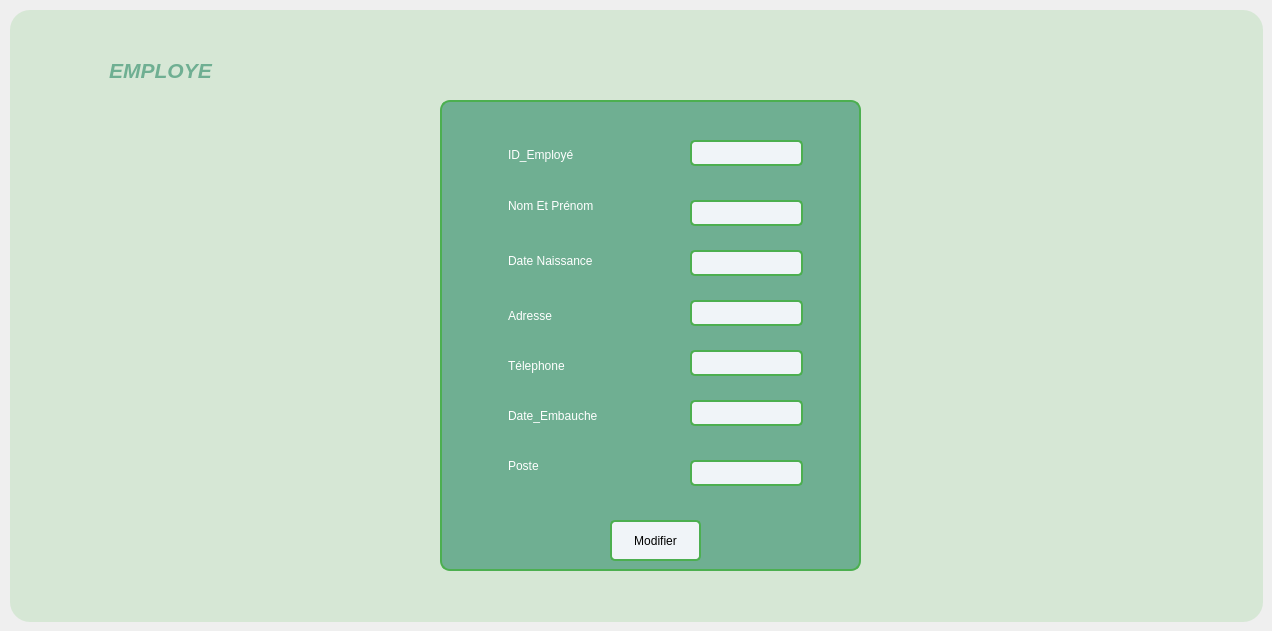
      <widget class="QWidget" name="tab_17">
       <attribute name="title">
        <string>modifier</string>
       </attribute>
       <widget class="QFrame" name="frame_10">
        <property name="geometry">
         <rect>
          <x>430</x>
          <y>110</y>
          <width>421</width>
          <height>471</height>
         </rect>
        </property>
        <property name="styleSheet">
         <string notr="true">*{
    background-color: #f0f4f8;  /* Couleur de fond gris clair */
    font-family: Arial, sans-serif;  /* Police moderne et lisible */
}

/* Style pour les QFrame avec couleur vert pistache */
QFrame {
 background-color: #6FAF92;   /* Fond vert pistache */
    border: 2px solid #4CAF50;   /* Bordure vert émeraude */
    border-radius: 10px;         /* Coins arrondis */
    padding: 15px;        
}
QLabel {
    border: none;
}
</string>
        </property>
        <property name="frameShape">
         <enum>QFrame::StyledPanel</enum>
        </property>
        <property name="frameShadow">
         <enum>QFrame::Raised</enum>
        </property>
        <widget class="QLineEdit" name="lineEdit_64">
         <property name="geometry">
          <rect>
           <x>250</x>
           <y>40</y>
           <width>113</width>
           <height>26</height>
          </rect>
         </property>
         <property name="styleSheet">
          <string notr="true">* {
    background-color: #FFFFF;   /* Fond vert pistache */
    border:  2px solid #4CAF50;   /* Bordure bleu clair */
    border-radius: 5px;         /* Coins arrondis */
    padding: 15px;               /* Espacement interne */
}</string>
         </property>
        </widget>
        <widget class="QLineEdit" name="lineEdit_65">
         <property name="geometry">
          <rect>
           <x>250</x>
           <y>100</y>
           <width>113</width>
           <height>26</height>
          </rect>
         </property>
         <property name="styleSheet">
          <string notr="true">* {
    background-color: #FFFFF;   /* Fond vert pistache */
    border: 2px solid #4CAF50;   /* Bordure bleu clair */
    border-radius: 5px;         /* Coins arrondis */
    padding: 15px;               /* Espacement interne */
}</string>
         </property>
        </widget>
        <widget class="QLineEdit" name="lineEdit_66">
         <property name="geometry">
          <rect>
           <x>250</x>
           <y>200</y>
           <width>113</width>
           <height>26</height>
          </rect>
         </property>
         <property name="styleSheet">
          <string notr="true">* {
    background-color: #FFFFF;   /* Fond vert pistache */
    border: 2px solid #4CAF50;   /* Bordure bleu clair */
    border-radius: 5px;         /* Coins arrondis */
    padding: 15px;               /* Espacement interne */
}</string>
         </property>
        </widget>
        <widget class="QLineEdit" name="lineEdit_67">
         <property name="geometry">
          <rect>
           <x>250</x>
           <y>250</y>
           <width>113</width>
           <height>26</height>
          </rect>
         </property>
         <property name="styleSheet">
          <string notr="true">* {
    background-color: #FFFFF;   /* Fond vert pistache */
    border:  2px solid #4CAF50;   /* Bordure bleu clair */
    border-radius: 5px;         /* Coins arrondis */
    padding: 15px;               /* Espacement interne */
}</string>
         </property>
        </widget>
        <widget class="QLineEdit" name="lineEdit_68">
         <property name="geometry">
          <rect>
           <x>250</x>
           <y>150</y>
           <width>113</width>
           <height>26</height>
          </rect>
         </property>
         <property name="styleSheet">
          <string notr="true">* {
    background-color: #FFFFF;   /* Fond vert pistache */
    border:  2px solid #4CAF50;   /* Bordure bleu clair */
    border-radius: 5px;         /* Coins arrondis */
    padding: 15px;               /* Espacement interne */
}</string>
         </property>
        </widget>
        <widget class="QLineEdit" name="lineEdit_69">
         <property name="geometry">
          <rect>
           <x>250</x>
           <y>300</y>
           <width>113</width>
           <height>26</height>
          </rect>
         </property>
         <property name="styleSheet">
          <string notr="true">* {
    background-color: #FFFFF;   /* Fond vert pistache */
    border:  2px solid #4CAF50;   /* Bordure bleu clair */
    border-radius: 5px;         /* Coins arrondis */
    padding: 15px;               /* Espacement interne */
}</string>
         </property>
        </widget>
        <widget class="QLineEdit" name="lineEdit_70">
         <property name="geometry">
          <rect>
           <x>250</x>
           <y>360</y>
           <width>113</width>
           <height>26</height>
          </rect>
         </property>
         <property name="styleSheet">
          <string notr="true">* {
    background-color: #FFFFF;   /* Fond vert pistache */
    border: 2px solid #4CAF50;   /* Bordure bleu clair */
    border-radius: 5px;         /* Coins arrondis */
    padding: 15px;               /* Espacement interne */
}</string>
         </property>
        </widget>
        <widget class="QLabel" name="label_82">
         <property name="geometry">
          <rect>
           <x>60</x>
           <y>29</y>
           <width>91</width>
           <height>41</height>
          </rect>
         </property>
         <property name="styleSheet">
          <string notr="true">* {
    color: white;
}
</string>
         </property>
         <property name="text">
          <string>Nom</string>
         </property>
        </widget>
        <widget class="QLabel" name="label_83">
         <property name="geometry">
          <rect>
           <x>60</x>
           <y>80</y>
           <width>101</width>
           <height>51</height>
          </rect>
         </property>
         <property name="styleSheet">
          <string notr="true">* {
    color: white;
}
</string>
         </property>
         <property name="text">
          <string>Vignette</string>
         </property>
        </widget>
        <widget class="QLabel" name="label_84">
         <property name="geometry">
          <rect>
           <x>60</x>
           <y>130</y>
           <width>131</width>
           <height>61</height>
          </rect>
         </property>
         <property name="styleSheet">
          <string notr="true">* {
    color: white;
}
</string>
         </property>
         <property name="text">
          <string>Famille</string>
         </property>
        </widget>
        <widget class="QLabel" name="label_85">
         <property name="geometry">
          <rect>
           <x>60</x>
           <y>190</y>
           <width>141</width>
           <height>51</height>
          </rect>
         </property>
         <property name="styleSheet">
          <string notr="true">* {
    color: white;
}
</string>
         </property>
         <property name="text">
          <string>Date_fabrication</string>
         </property>
        </widget>
        <widget class="QLabel" name="label_86">
         <property name="geometry">
          <rect>
           <x>60</x>
           <y>240</y>
           <width>191</width>
           <height>51</height>
          </rect>
         </property>
         <property name="styleSheet">
          <string notr="true">* {
    color: white;
}
</string>
         </property>
         <property name="text">
          <string>Date_expiration</string>
         </property>
        </widget>
        <widget class="QLabel" name="label_87">
         <property name="geometry">
          <rect>
           <x>60</x>
           <y>290</y>
           <width>121</width>
           <height>51</height>
          </rect>
         </property>
         <property name="styleSheet">
          <string notr="true">* {
    color: white;
}
</string>
         </property>
         <property name="text">
          <string>Dosage</string>
         </property>
        </widget>
        <widget class="QLabel" name="label_88">
         <property name="geometry">
          <rect>
           <x>60</x>
           <y>350</y>
           <width>131</width>
           <height>51</height>
          </rect>
         </property>
         <property name="styleSheet">
          <string notr="true">* {
    color: white;
}
</string>
         </property>
         <property name="text">
          <string>Seuil_Min</string>
         </property>
        </widget>
        <widget class="QPushButton" name="pushButton_18">
         <property name="geometry">
          <rect>
           <x>170</x>
           <y>420</y>
           <width>81</width>
           <height>41</height>
          </rect>
         </property>
         <property name="styleSheet">
          <string notr="true">* {
	font: 700 7pt &quot;Segoe UI&quot;;
    background-color: #FFFFF;   /* Fond vert pistache */
    border: 2px solid #4CAF50;   /* Bordure bleu clair */
    border-radius: 5px;         /* Coins arrondis */
    padding: 10px;               /* Espacement interne */

}
*:hover {
    background-color: #81C784;  /* Lighter green on hover */
}</string>
         </property>
         <property name="text">
          <string>Ajouter</string>
         </property>
        </widget>
        <widget class="QPushButton" name="pb_select_26">
         <property name="geometry">
          <rect>
           <x>10</x>
           <y>10</y>
           <width>31</width>
           <height>31</height>
          </rect>
         </property>
         <property name="styleSheet">
          <string notr="true">*{
    background-color: #6FAF92;  /* Medium green button */
    border: 1px solid #388E3C;  /* Darker green border */
    border-radius: 5px;
    color: #FFFFFF;             /* White text for contrast */
    padding: 5px;
}

*:hover {
    background-color: #81C784;  /* Lighter green on hover */
}</string>
         </property>
         <property name="text">
          <string/>
         </property>
         <property name="icon">
          <iconset>
           <normaloff>../../../Downloads/en-arriere.png</normaloff>../../../Downloads/en-arriere.png</iconset>
         </property>
         <property name="iconSize">
          <size>
           <width>22</width>
           <height>30</height>
          </size>
         </property>
        </widget>
        <widget class="QPushButton" name="pb_select_27">
         <property name="geometry">
          <rect>
           <x>380</x>
           <y>10</y>
           <width>31</width>
           <height>31</height>
          </rect>
         </property>
         <property name="styleSheet">
          <string notr="true">*{
    background-color: #6FAF92;  /* Medium green button */
    border: 1px solid #388E3C;  /* Darker green border */
    border-radius: 5px;
    color: #FFFFFF;             /* White text for contrast */
    padding: 5px;
}

*:hover {
    background-color: #81C784;  /* Lighter green on hover */
}</string>
         </property>
         <property name="text">
          <string/>
         </property>
         <property name="icon">
          <iconset>
           <normaloff>../../../Downloads/x.png</normaloff>../../../Downloads/x.png</iconset>
         </property>
         <property name="iconSize">
          <size>
           <width>16</width>
           <height>30</height>
          </size>
         </property>
        </widget>
       </widget>
       <widget class="QGroupBox" name="groupBox_17">
        <property name="geometry">
         <rect>
          <x>10</x>
          <y>10</y>
          <width>1253</width>
          <height>612</height>
         </rect>
        </property>
        <property name="styleSheet">
         <string notr="true">background-color:#D6E7D5;

border-radius : 20px;</string>
        </property>
        <property name="title">
         <string/>
        </property>
        <widget class="QLabel" name="label_100">
         <property name="geometry">
          <rect>
           <x>50</x>
           <y>30</y>
           <width>201</width>
           <height>61</height>
          </rect>
         </property>
         <property name="styleSheet">
          <string notr="true">*{
    color: #6FAF92;
    font-size: 16px; /* Taille du texte (ajustable) */
    font-weight: normal; /* Style du texte */
}</string>
         </property>
         <property name="text">
          <string>&lt;html&gt;&lt;head/&gt;&lt;body&gt;&lt;p align=&quot;center&quot;&gt;&lt;span style=&quot; font-size:16pt; font-weight:700; font-style:italic;&quot;&gt;EMPLOYE&lt;/span&gt;&lt;/p&gt;&lt;/body&gt;&lt;/html&gt;</string>
         </property>
        </widget>
        <widget class="QFrame" name="frame_13">
         <property name="geometry">
          <rect>
           <x>430</x>
           <y>90</y>
           <width>421</width>
           <height>471</height>
          </rect>
         </property>
         <property name="styleSheet">
          <string notr="true">*{
    background-color: #f0f4f8;  /* Couleur de fond gris clair */
    font-family: Arial, sans-serif;  /* Police moderne et lisible */
}

/* Style pour les QFrame avec couleur vert pistache */
QFrame {
 background-color: #6FAF92;   /* Fond vert pistache */
    border: 2px solid #4CAF50;   /* Bordure vert émeraude */
    border-radius: 10px;         /* Coins arrondis */
    padding: 15px;        
}
QLabel {
    border: none;
}
</string>
         </property>
         <property name="frameShape">
          <enum>QFrame::StyledPanel</enum>
         </property>
         <property name="frameShadow">
          <enum>QFrame::Raised</enum>
         </property>
         <widget class="QLineEdit" name="lineEdit_84">
          <property name="geometry">
           <rect>
            <x>250</x>
            <y>40</y>
            <width>113</width>
            <height>26</height>
           </rect>
          </property>
          <property name="styleSheet">
           <string notr="true">* {
    background-color: #FFFFF;   /* Fond vert pistache */
    border:  2px solid #4CAF50;   /* Bordure bleu clair */
    border-radius: 5px;         /* Coins arrondis */
    padding: 15px;               /* Espacement interne */
}</string>
          </property>
         </widget>
         <widget class="QLineEdit" name="lineEdit_85">
          <property name="geometry">
           <rect>
            <x>250</x>
            <y>100</y>
            <width>113</width>
            <height>26</height>
           </rect>
          </property>
          <property name="styleSheet">
           <string notr="true">* {
    background-color: #FFFFF;   /* Fond vert pistache */
    border: 2px solid #4CAF50;   /* Bordure bleu clair */
    border-radius: 5px;         /* Coins arrondis */
    padding: 15px;               /* Espacement interne */
}</string>
          </property>
         </widget>
         <widget class="QLineEdit" name="lineEdit_86">
          <property name="geometry">
           <rect>
            <x>250</x>
            <y>200</y>
            <width>113</width>
            <height>26</height>
           </rect>
          </property>
          <property name="styleSheet">
           <string notr="true">* {
    background-color: #FFFFF;   /* Fond vert pistache */
    border: 2px solid #4CAF50;   /* Bordure bleu clair */
    border-radius: 5px;         /* Coins arrondis */
    padding: 15px;               /* Espacement interne */
}</string>
          </property>
         </widget>
         <widget class="QLineEdit" name="lineEdit_87">
          <property name="geometry">
           <rect>
            <x>250</x>
            <y>250</y>
            <width>113</width>
            <height>26</height>
           </rect>
          </property>
          <property name="styleSheet">
           <string notr="true">* {
    background-color: #FFFFF;   /* Fond vert pistache */
    border:  2px solid #4CAF50;   /* Bordure bleu clair */
    border-radius: 5px;         /* Coins arrondis */
    padding: 15px;               /* Espacement interne */
}</string>
          </property>
         </widget>
         <widget class="QLineEdit" name="lineEdit_88">
          <property name="geometry">
           <rect>
            <x>250</x>
            <y>150</y>
            <width>113</width>
            <height>26</height>
           </rect>
          </property>
          <property name="styleSheet">
           <string notr="true">* {
    background-color: #FFFFF;   /* Fond vert pistache */
    border:  2px solid #4CAF50;   /* Bordure bleu clair */
    border-radius: 5px;         /* Coins arrondis */
    padding: 15px;               /* Espacement interne */
}</string>
          </property>
         </widget>
         <widget class="QLineEdit" name="lineEdit_89">
          <property name="geometry">
           <rect>
            <x>250</x>
            <y>300</y>
            <width>113</width>
            <height>26</height>
           </rect>
          </property>
          <property name="styleSheet">
           <string notr="true">* {
    background-color: #FFFFF;   /* Fond vert pistache */
    border:  2px solid #4CAF50;   /* Bordure bleu clair */
    border-radius: 5px;         /* Coins arrondis */
    padding: 15px;               /* Espacement interne */
}</string>
          </property>
         </widget>
         <widget class="QLineEdit" name="lineEdit_90">
          <property name="geometry">
           <rect>
            <x>250</x>
            <y>360</y>
            <width>113</width>
            <height>26</height>
           </rect>
          </property>
          <property name="styleSheet">
           <string notr="true">* {
    background-color: #FFFFF;   /* Fond vert pistache */
    border: 2px solid #4CAF50;   /* Bordure bleu clair */
    border-radius: 5px;         /* Coins arrondis */
    padding: 15px;               /* Espacement interne */
}</string>
          </property>
         </widget>
         <widget class="QLabel" name="label_107">
          <property name="geometry">
           <rect>
            <x>50</x>
            <y>29</y>
            <width>131</width>
            <height>51</height>
           </rect>
          </property>
          <property name="styleSheet">
           <string notr="true">* {
    color: white;
}
</string>
          </property>
          <property name="text">
           <string>ID_Employé</string>
          </property>
         </widget>
         <widget class="QLabel" name="label_108">
          <property name="geometry">
           <rect>
            <x>50</x>
            <y>80</y>
            <width>151</width>
            <height>51</height>
           </rect>
          </property>
          <property name="styleSheet">
           <string notr="true">* {
    color: white;
}
</string>
          </property>
          <property name="text">
           <string>Nom Et Prénom</string>
          </property>
         </widget>
         <widget class="QLabel" name="label_109">
          <property name="geometry">
           <rect>
            <x>50</x>
            <y>130</y>
            <width>151</width>
            <height>61</height>
           </rect>
          </property>
          <property name="styleSheet">
           <string notr="true">* {
    color: white;
}
</string>
          </property>
          <property name="text">
           <string>Date Naissance</string>
          </property>
         </widget>
         <widget class="QLabel" name="label_110">
          <property name="geometry">
           <rect>
            <x>50</x>
            <y>190</y>
            <width>141</width>
            <height>51</height>
           </rect>
          </property>
          <property name="styleSheet">
           <string notr="true">* {
    color: white;
}
</string>
          </property>
          <property name="text">
           <string>Adresse</string>
          </property>
         </widget>
         <widget class="QLabel" name="label_111">
          <property name="geometry">
           <rect>
            <x>50</x>
            <y>240</y>
            <width>191</width>
            <height>51</height>
           </rect>
          </property>
          <property name="styleSheet">
           <string notr="true">* {
    color: white;
}
</string>
          </property>
          <property name="text">
           <string>Télephone</string>
          </property>
         </widget>
         <widget class="QLabel" name="label_112">
          <property name="geometry">
           <rect>
            <x>50</x>
            <y>290</y>
            <width>161</width>
            <height>51</height>
           </rect>
          </property>
          <property name="styleSheet">
           <string notr="true">* {
    color: white;
}
</string>
          </property>
          <property name="text">
           <string>Date_Embauche</string>
          </property>
         </widget>
         <widget class="QLabel" name="label_113">
          <property name="geometry">
           <rect>
            <x>50</x>
            <y>340</y>
            <width>131</width>
            <height>51</height>
           </rect>
          </property>
          <property name="styleSheet">
           <string notr="true">* {
    color: white;
}
</string>
          </property>
          <property name="text">
           <string>Poste</string>
          </property>
         </widget>
         <widget class="QPushButton" name="pushButton_21">
          <property name="geometry">
           <rect>
            <x>170</x>
            <y>420</y>
            <width>91</width>
            <height>41</height>
           </rect>
          </property>
          <property name="styleSheet">
           <string notr="true">* {
	font: 700 7pt &quot;Segoe UI&quot;;
    background-color: #FFFFF;   /* Fond vert pistache */
    border: 2px solid #4CAF50;   /* Bordure bleu clair */
    border-radius: 5px;         /* Coins arrondis */
    padding: 10px;               /* Espacement interne */
 color: black; 
}
*:hover {
    background-color: #81C784;  /* Lighter green on hover */
}</string>
          </property>
          <property name="text">
           <string>Modifier</string>
          </property>
         </widget>
        </widget>
       </widget>
      </widget>
